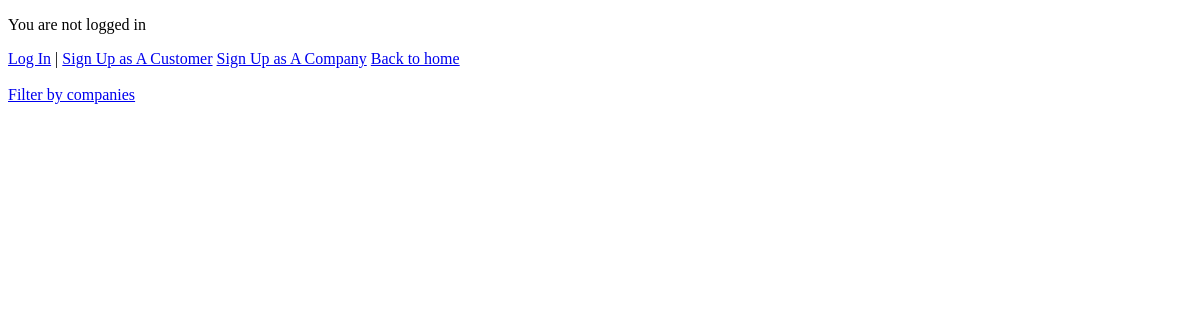
/users/, run on an earlier commit of the app's database.
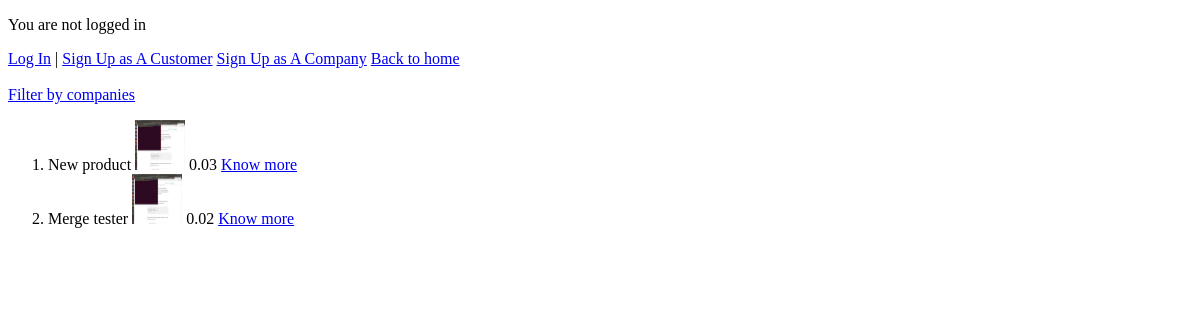
And on a later commit of the database.
### Users/models.py (models this page shows, shortened)
class Product(models.Model):
    product_id=models.UUIDField(primary_key=True, default=uuid.uuid4)
    title=models.CharField(max_length=30,unique=True)
    descrip=models.TextField(blank=True)
    image=models.ImageField(upload_to='images/')
    cost = models.DecimalField(default=0.00, max_digits=10, decimal_places=2)
    slug=models.SlugField(max_length=30,null=True,unique=True)
    published_date=models.DateTimeField(auto_now_add=True)
    last_edited=models.DateTimeField(auto_now=True)
    readonly_fields=('product_id',)
    ''' Every Cart has a relation to a Product  '''
    ''' Every Product must reference the Company that published it '''
    publisher = models.ForeignKey(settings.AUTH_USER_MODEL, related_name='products', on_delete=models.CASCADE)

### Users/views.py (the view)
# urls.py: path('',home,name='home' ),
def home(request,*args,**kwargs):
    products=Product.objects.order_by('-title')
    return render(request,'product_home.html',{'products' : products })

### templates/product_home.html (shortened to what this page needs)
{% extends '_base.html' %}
{% block content %}
<a href="{% url 'companies' %}">Filter by companies</a>
<ol>
{% for product in products %}
<li>{{ product.title }} <img src="{{ product.image.url }}" height="50px" width="50px"></img> {{ product.cost }}  <a href= "{% url 'product_detail' slug=product.slug %}">Know more </a></li>
{% endfor %}
</ol>
{% endblock %}

What changed in the data, as far as the page shows it:
added Product: title "New product", image (picture), cost "0.03"
added Product: title "Merge tester", image (picture), cost "0.02"
